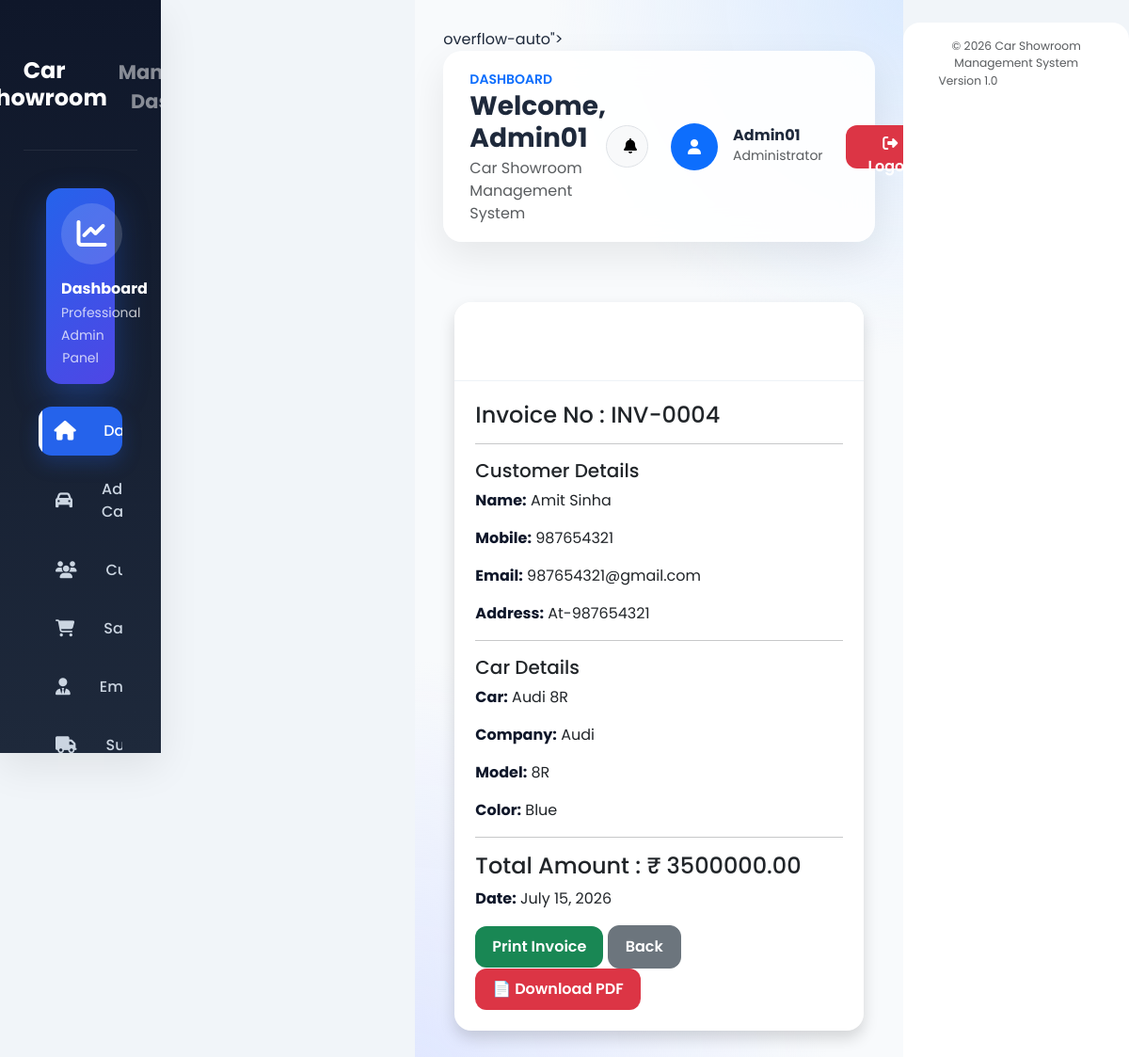
Page /invoice/4/ (signed in) on the committed database.
### showroom/models.py (models this page shows, shortened)
class Sale(models.Model):
    customer = models.ForeignKey(Customer, on_delete=models.CASCADE)
    car = models.ForeignKey(Car, on_delete=models.CASCADE)
    employee = models.ForeignKey(Employee, on_delete=models.CASCADE, null=True, blank=True)
    sale_price = models.DecimalField(max_digits=12, decimal_places=2, blank=True, null=True)
    sale_date = models.DateField(default=timezone.now)
    invoice_number = models.CharField(max_length=30, unique=True, blank=True)
    class Meta:
        ordering = ["-sale_date"]

class Customer(models.Model):
    name = models.CharField(max_length=100)
    mobile = models.CharField(max_length=15)
    email = models.EmailField()
    address = models.TextField()
    aadhaar = models.CharField(max_length=20)
    class Meta:
        ordering = ["name"]

class Car(models.Model):
    car_name = models.CharField(max_length=100)
    company = models.CharField(max_length=100)
    model = models.CharField(max_length=100)
    color = models.CharField(max_length=50)
    fuel_type = models.CharField(max_length=30)
    price = models.DecimalField(max_digits=10, decimal_places=2)
    stock = models.PositiveIntegerField(default=1)
    image = models.ImageField(upload_to="cars/", blank=True, null=True)
    class Meta:
        ordering = ["company", "car_name"]

### showroom/views.py (the view)
# urls.py: path("invoice/<int:id>/", views.invoice, name="invoice"),
@login_required
def invoice(request, id):
    sale = get_object_or_404(
        Sale,
        id=id
    )
    return render(
        request,
        "showroom/invoice.html",
        {
            "sale": sale
        }
    )

### showroom/templates/showroom/invoice.html
{% extends "showroom/base.html" %}
{% block content %}
<div class="container mt-4">
    <div class="card shadow">
        <div class="card-header bg-primary text-white">
            <h2>Car Showroom Invoice</h2>
        </div>
        <div class="card-body">
            <h4>Invoice No : {{ sale.invoice_number }}</h4>
            <hr>
            <h5>Customer Details</h5>
            <p><strong>Name:</strong> {{ sale.customer.name }}</p>
            <p><strong>Mobile:</strong> {{ sale.customer.mobile }}</p>
            <p><strong>Email:</strong> {{ sale.customer.email }}</p>
            <p><strong>Address:</strong> {{ sale.customer.address }}</p>
            <hr>
            <h5>Car Details</h5>
            <p><strong>Car:</strong> {{ sale.car.car_name }}</p>
            <p><strong>Company:</strong> {{ sale.car.company }}</p>
            <p><strong>Model:</strong> {{ sale.car.model }}</p>
            <p><strong>Color:</strong> {{ sale.car.color }}</p>
            <hr>
            <h4>Total Amount : ₹ {{ sale.sale_price }}</h4>
            <p><strong>Date:</strong> {{ sale.sale_date }}</p>
            <button onclick="window.print()" class="btn btn-success">
                Print Invoice
            </button>
            <a href="/sales/" class="btn btn-secondary">
                Back
            </a>
            <a href="{% url 'invoice_pdf' sale.id %}"
              class="btn btn-danger">
              📄 Download PDF
            </a>
        </div>
    </div>
</div>
{% endblock %}

### showroom/templates/showroom/base.html (shortened to what this page needs)
{% load static %}
<!DOCTYPE html>
<html lang="en">
<head>
<link href="https://cdn.jsdelivr.net/npm/bootstrap@5.3.3/dist/css/bootstrap.min.css" rel="stylesheet">
<link href="https://cdn.jsdelivr.net/npm/bootstrap-icons@1.11.3/font/bootstrap-icons.css" rel="stylesheet">
<link href="https://cdnjs.cloudflare.com/ajax/libs/font-awesome/6.5.2/css/all.min.css" rel="stylesheet">
<link rel="stylesheet" href="https://cdn.datatables.net/1.13.8/css/dataTables.bootstrap5.min.css">
<link rel="stylesheet" href="https://cdnjs.cloudflare.com/ajax/libs/animate.css/4.1.1/animate.min.css">
<link rel="stylesheet" href="{% static 'css/style.css' %}">
<link rel="stylesheet" href="{% static 'css/dashboard.css' %}">
</head>
<body>
<div class="wrapper d-flex min-vh-100">
<div class="sidebar position-sticky top-0 vh-100">
    <div class="logo text-center py-4">
    <h4 class="text-white fw-bold mb-1">
       Car Showroom
    </h4>
    <small class="text-white-50">
      Management Dashboard
    </small>
</div>
    <ul class="sidebar-menu list-unstyled px-3 mt-4">
        <li class="mb-4 px-2">
            <div class="bg-primary rounded-4 text-white p-3 text-center">
                <i class="fas fa-chart-line fa-2x mb-3"></i>
                <h6 class="fw-bold mb-1">
                    Dashboard
                </h6>
                <small class="opacity-75">
                    Professional Admin Panel
                </small>
            </div>
        </li>
        <li>
            <a href="{% url 'home' %}" class="d-flex align-items-center active">
              <i class="fas fa-house me-3"></i>
              <span>Dashboard</span>
            </a>
        </li>
        <li>
                 <a href="{% url 'add_car' %}" class="d-flex align-items-center">
                   <i class="fas fa-car me-3"></i>
                   <span>Add Car</span>
                 </a>
        </li>
        <li>
              <a href="{% url 'customer_list' %}" class="d-flex align-items-center">
                <i class="fas fa-users me-3"></i>
               <span>Customers</span>
              </a>
        </li>
        <li>
           <a href="{% url 'sale_list' %}" class="d-flex align-items-center">
                <i class="fas fa-cart-shopping me-3"></i>
                <span>Sales</span>
            </a>
        </li>
        <li>
              <a href="{% url 'employee_list' %}" class="d-flex align-items-center">
                <i class="fas fa-user-tie me-3"></i>
                <span>Employees</span>
              </a>
        </li>
        <li>
                <a href="{% url 'supplier_list' %}" class="d-flex align-items-center">
                   <i class="fas fa-truck me-3"></i>
                   <span>Suppliers</span>
                </a>
        </li>
    </ul>
</div>
<div class="main-content flex-grow-1 overflow-auto"> overflow-auto">
<nav class="navbar navbar-expand-lg bg-white mb-4 px-4 py-3 border-0">
<div class="container-fluid px-0">
    <div>
        <small class="text-uppercase text-primary fw-semibold">
            Dashboard
        </small>
        <h3 class="fw-bold mb-1">
            Welcome, {{ request.user.username }}
        </h3>
        <span class="text-muted">
            Car Showroom Management System
        </span>
    </div>
<div class="d-flex align-items-center gap-4">
<button class="btn btn-light border rounded-circle"
        style="width:45px;height:45px;">
    <i class="fas fa-bell"></i>
</button>
<div class="d-flex align-items-center">
<div class="rounded-circle bg-primary text-white d-flex align-items-center justify-content-center me-3"
     style="width:50px;height:50px;">
    <i class="fas fa-user"></i>
</div>
<div>
    <h6 class="mb-0 fw-bold">
        {{ request.user.username }}
    </h6>
    <small class="text-muted">
        Administrator
    </small>
</div>
</div>
<a href="{% url 'logout' %}" class="btn btn-danger px-4">
    <i class="fas fa-right-from-bracket me-2"></i>
    Logout
</a>
</div>
</div>
</nav>
<main class="dashboard-content container-fluid px-0 py-3 animate__animated animate__fadeIn">
{% block content %}
{% endblock %}
</main>
</div>
<footer class="bg-white mt-4 py-3 border-0">
    <div class="container-fluid">
        <div class="d-flex justify-content-between align-items-center flex-wrap">
            <small class="text-muted">
                © {% now "Y" %} Car Showroom Management System
            </small>
            <small class="text-muted">
                Version 1.0
            </small>
        </div>
    </div>
</footer>
</div>
</body>
</html>

### static/css/style.css (style rules this page uses)
:root { --primary:#2563eb; --primary-dark:#1d4ed8; --success:#16a34a; --danger:#dc2626; --warning:#f59e0b; --info:#0ea5e9; --dark:#0f172a; --dark2:#1e293b; --light:#f8fafc; --white:#ffffff; --border:#e5e7eb; --radius:18px; --shadow:0 12px 30px rgba(0,0,0,.10); --transition:.35s; }
* { margin:0; padding:0; box-sizing:border-box; font-family:'Poppins',sans-serif; }
body { background:#eef3f9; color:#1e293b; overflow-x:hidden; }
.wrapper { display:flex; min-height:100vh; }
.sidebar { width:270px; background:linear-gradient(180deg,#0f172a,#1e293b); position:fixed; left:0; top:0; bottom:0; padding:25px; overflow-y:auto; z-index:999; box-shadow:var(--shadow); }
.logo { display:flex; align-items:center; justify-content:center; gap:12px; font-size:24px; font-weight:700; color:white; margin-bottom:40px; }
.sidebar-menu { list-style:none; padding:0; margin:0; }
.sidebar-menu li { margin-bottom:10px; }
.sidebar-menu li a { display:flex; align-items:center; gap:15px; padding:14px 18px; border-radius:14px; text-decoration:none; color:#d1d5db; font-weight:500; transition:.3s; }
.sidebar-menu i { width:22px; text-align:center; }
.main-content { margin-left:270px; width:calc(100% - 270px); padding:30px; transition:var(--transition); }
.dashboard-content { min-height:100vh; }
.navbar { border-radius:18px!important; box-shadow:var(--shadow); background:var(--white)!important; }
.navbar .btn { border-radius:12px; padding:8px 18px; }
.btn { border-radius:12px; font-weight:600; padding:10px 18px; transition:var(--transition); }
.btn-success { border:none; }
.btn-danger { border:none; }
.card { border:none; border-radius:20px; box-shadow:var(--shadow); overflow:hidden; transition:var(--transition); }
.card-header { background:#fff; font-weight:700; padding:18px 24px; border-bottom:1px solid #edf2f7; }
.card-body { padding:24px; }
footer { margin-top:50px; padding:25px; text-align:center; color:#64748b; font-size:14px; }
.sidebar-menu li a.active, .sidebar-menu li a:hover { background:linear-gradient(90deg,#2563eb,#3b82f6); color:#fff; box-shadow:0 8px 20px rgba(37,99,235,.25); }
.sidebar-menu li a.active i, .sidebar-menu li a:hover i { color:#fff; }
a, button, .btn, .card, .dashboard-card, .quick-card, .form-control, .form-select { transition:all .30s ease; }

### rows in the picture
Sale: invoice_number "INV-0004", customer.name "Amit Sinha", customer.mobile "987654321", customer.email "987654321@gmail.com", customer.address "At-987654321", car.car_name "Audi 8R", car.company "Audi", car.model "8R", car.color "Blue", sale_price "3500000.00", sale_date "July 15, 2026"

### other values in the picture
{{ request.user.username }} "Admin01"
